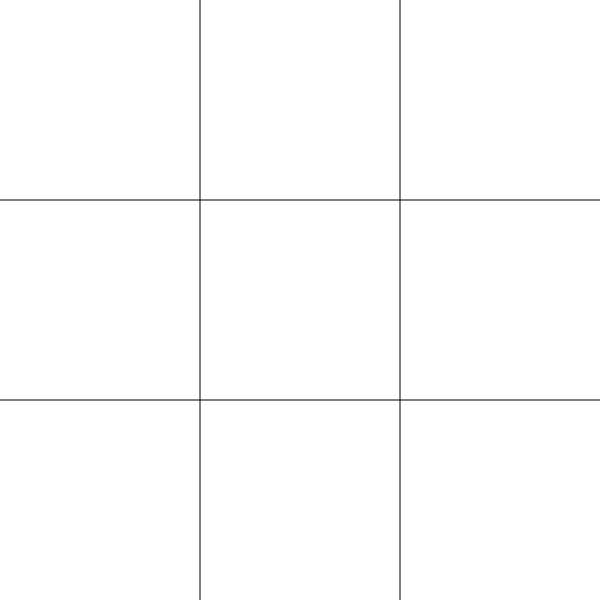
Frame 1 (no input)
Frame 60 (no input): identical to frame 1, image omitted
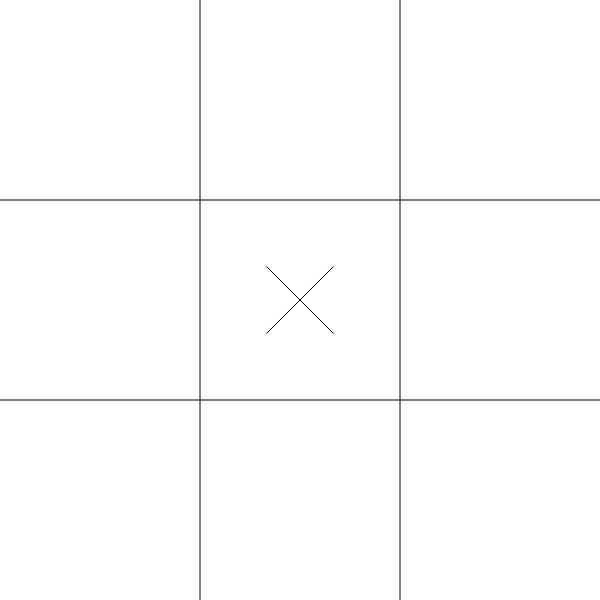
Frame 120 (the mouse pressed at the canvas centre since frame 60)

The p5.js sketch that drew these frames (run headless with seeded random() and noise() and a simulated clock; from frame 60 on, the mouse is pressed at the canvas centre):

// p5.js sketch
// ── sketch.js
var grid = [];
var player = 'x';
var width;
var height;

function swapPlayer() {
	switch (player) {
		case 'x':
			player = 'o';
			break;
		case 'o':
			player = 'x';
			break;
		default:
			break;
	}
}

function reset() {
	for (var i = 0; i < 9; ++i) {
		grid[i] = ' ';
	}
}

function setup() {
	height = width = 3 * min(windowHeight, windowWidth) / 5;
	createCanvas(width, height);
	reset();
}

function mousePressed() {
	var play = 0;
	if (mouseY > height || mouseY < 0 || mouseX > width || mouseX < 0) {
		play = -1;
	}
	if (mouseY < height / 3) {
		if (mouseX < width / 3) {
			play = 0;
		} else if (mouseX > 2 * width / 3) {
			play = 2;
		} else {
			play = 1;
		}
	} else if (mouseY > 2 * height / 3) {
		if (mouseX < width / 3) {
			play = 6;
		} else if (mouseX > 2 * width / 3) {
			play = 8;
		} else {
			play = 7;
		}
	} else {
		if (mouseX < width / 3) {
			play = 3;
		} else if (mouseX > 2 * width / 3) {
			play = 5;
		} else {
			play = 4;
		}
	}
	if (play != -1 && grid[play] == ' ') {
		grid[play] = player;
		swapPlayer();
	}
}

function drawCircle(x, y) {
	ellipse(x * width / 3 + width / 6, y * height / 3 + height / 6, width / 7, height / 7);
}

function drawCross(x, y) {
	line(x * width / 3 + width / 9, y * height / 3 + height / 9, x * width / 3 + 2 * width / 9, y * height / 3 + 2 * height / 9);
	line(x * width / 3 + width / 9, y * height / 3 + 2 * height / 9, x * width / 3 + 2 * width / 9, y * height / 3 + height / 9);
}

function drawGrid() {
	line(0, height / 3, width, height / 3);
	line(0, 2 * height / 3, width, 2 * height / 3);
	line(width / 3, 0, width / 3, height);
	line(2 * width / 3, 0, 2 * width / 3, height);
}

function draw() {
	background(255);

	drawGrid();

	for (var x = 0; x < 3; ++x) {
		for (var y = 0; y < 3; ++y) {
			switch (grid[y * 3 + x]) {
				case 'o':
					drawCircle(x, y);
					break;
				case 'x':
					drawCross(x, y);
					break;
				default:
					break;
			}
		}
	}
}
